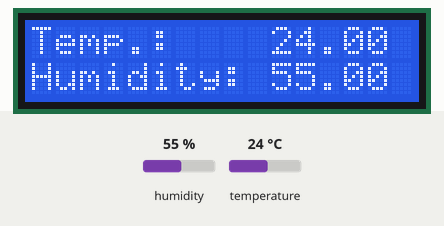
The sketch below on a simulated Arduino Uno, built with avr-gcc and run on an emulated ATmega328P. Shown: 16×2 character LCD. Inputs (shaded band) come from the test bench; at power-on: humidity 55 %, temperature 24 °C.

Above: at 1.2 s.
1.3 s: humidity set to 22 %
At 2.8 s:
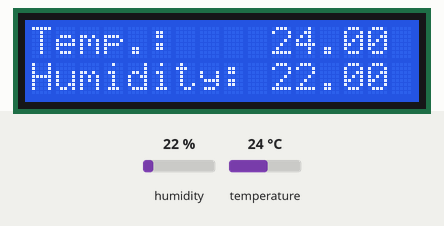
3.6 s: temperature set to 12 °C
At 4.5 s:
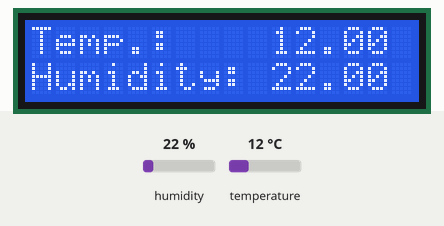
5.7 s: humidity set to 40 %
At 7.3 s:
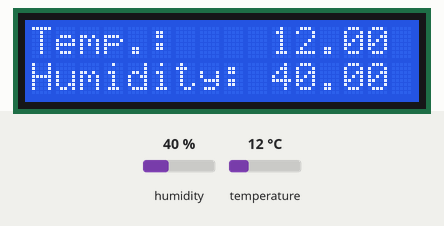
7.8 s: temperature set to 19 °C
At 9.0 s:
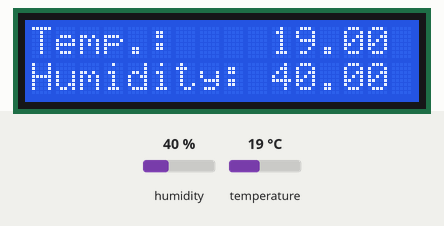
Timing chart, 0 to 10.8 s (numbered marks = the images above; inputs shaded):
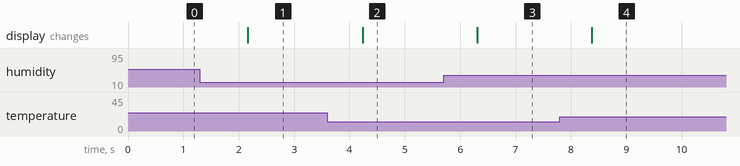

The sketch:

sketch.ino
```cpp
 #include <dht.h>
#include <LiquidCrystal_I2C.h>
#define DHT22_PIN 7
dht DHT;
LiquidCrystal_I2C lcd(0x27, 16, 2);
int cursorColumn = 0;
void setup() {
  // put your setup code here, to run once:
  lcd.init();
  lcd.backlight();
}

void loop() {
  // put your main code here, to run repeatedly:
  int chk = DHT.read(DHT22_PIN);

  lcd.setCursor(0, 0);
  lcd.print("Temp.: ");
  lcd.setCursor(10, 0);
  lcd.print(DHT.temperature);
  lcd.setCursor(0, 1);
  lcd.print("Humidity: ");
  lcd.setCursor(10, 1);
  lcd.print(DHT.humidity);
  delay(1000);
}
```

Measured:
- after the input at 1.3 s, the display: changes after 0.87 s (image 1)
- after the input at 3.6 s, the display: changes after 0.64 s (image 2)
- after the input at 5.7 s, the display: changes after 0.60 s (image 3)
- after the input at 7.8 s, the display: changes after 0.57 s (image 4)
